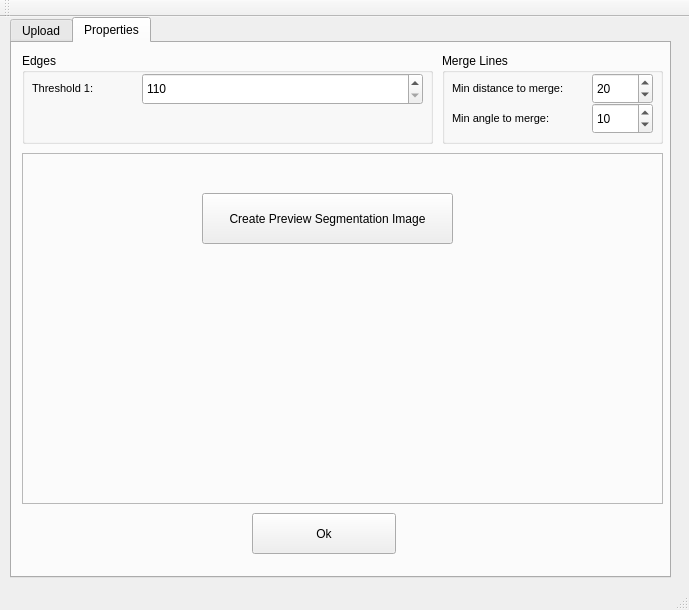
<?xml version="1.0" encoding="UTF-8"?>
<ui version="4.0">
 <class>threshold1_slider</class>
 <widget class="QMainWindow" name="threshold1_slider">
  <property name="windowModality">
   <enum>Qt::NonModal</enum>
  </property>
  <property name="geometry">
   <rect>
    <x>0</x>
    <y>0</y>
    <width>689</width>
    <height>610</height>
   </rect>
  </property>
  <property name="windowTitle">
   <string>SOA</string>
  </property>
  <widget class="QWidget" name="centralWidget">
   <widget class="QTabWidget" name="tabWidget">
    <property name="geometry">
     <rect>
      <x>10</x>
      <y>0</y>
      <width>661</width>
      <height>561</height>
     </rect>
    </property>
    <property name="sizePolicy">
     <sizepolicy hsizetype="Expanding" vsizetype="Expanding">
      <horstretch>30</horstretch>
      <verstretch>30</verstretch>
     </sizepolicy>
    </property>
    <property name="minimumSize">
     <size>
      <width>30</width>
      <height>30</height>
     </size>
    </property>
    <property name="mouseTracking">
     <bool>false</bool>
    </property>
    <property name="tabletTracking">
     <bool>false</bool>
    </property>
    <property name="currentIndex">
     <number>1</number>
    </property>
    <widget class="QWidget" name="tab">
     <attribute name="title">
      <string>Upload</string>
     </attribute>
     <widget class="QToolButton" name="uploadFile">
      <property name="geometry">
       <rect>
        <x>17</x>
        <y>60</y>
        <width>131</width>
        <height>31</height>
       </rect>
      </property>
      <property name="text">
       <string>Choose File</string>
      </property>
     </widget>
     <widget class="QFrame" name="previewPhoto">
      <property name="geometry">
       <rect>
        <x>100</x>
        <y>100</y>
        <width>401</width>
        <height>351</height>
       </rect>
      </property>
      <property name="frameShape">
       <enum>QFrame::StyledPanel</enum>
      </property>
      <property name="frameShadow">
       <enum>QFrame::Raised</enum>
      </property>
     </widget>
     <widget class="QLineEdit" name="UploadFileName">
      <property name="enabled">
       <bool>false</bool>
      </property>
      <property name="geometry">
       <rect>
        <x>160</x>
        <y>62</y>
        <width>471</width>
        <height>31</height>
       </rect>
      </property>
     </widget>
     <widget class="QPushButton" name="NextButton">
      <property name="geometry">
       <rect>
        <x>240</x>
        <y>460</y>
        <width>144</width>
        <height>41</height>
       </rect>
      </property>
      <property name="text">
       <string>Next</string>
      </property>
     </widget>
     <widget class="QLabel" name="label_2">
      <property name="geometry">
       <rect>
        <x>10</x>
        <y>10</y>
        <width>631</width>
        <height>31</height>
       </rect>
      </property>
      <property name="maximumSize">
       <size>
        <width>631</width>
        <height>16777215</height>
       </size>
      </property>
      <property name="font">
       <font>
        <pointsize>10</pointsize>
        <weight>75</weight>
        <bold>true</bold>
       </font>
      </property>
      <property name="text">
       <string>Automatic identification of dendritic trees' morphological parameters</string>
      </property>
     </widget>
    </widget>
    <widget class="QWidget" name="tab_2">
     <attribute name="title">
      <string>Properties</string>
     </attribute>
     <widget class="QGroupBox" name="groupBox_2">
      <property name="geometry">
       <rect>
        <x>10</x>
        <y>10</y>
        <width>411</width>
        <height>91</height>
       </rect>
      </property>
      <property name="title">
       <string>Edges</string>
      </property>
      <widget class="QLabel" name="label_5">
       <property name="geometry">
        <rect>
         <x>10</x>
         <y>19</y>
         <width>141</width>
         <height>33</height>
        </rect>
       </property>
       <property name="font">
        <font>
         <pointsize>8</pointsize>
        </font>
       </property>
       <property name="text">
        <string>Threshold 1:</string>
       </property>
      </widget>
      <widget class="QSplitter" name="splitter">
       <property name="geometry">
        <rect>
         <x>120</x>
         <y>20</y>
         <width>281</width>
         <height>32</height>
        </rect>
       </property>
       <property name="orientation">
        <enum>Qt::Horizontal</enum>
       </property>
       <widget class="QSpinBox" name="threshold1_slider_2">
        <property name="minimum">
         <number>110</number>
        </property>
        <property name="maximum">
         <number>200</number>
        </property>
       </widget>
      </widget>
     </widget>
     <widget class="QGroupBox" name="groupBox_3">
      <property name="geometry">
       <rect>
        <x>430</x>
        <y>10</y>
        <width>221</width>
        <height>91</height>
       </rect>
      </property>
      <property name="title">
       <string>Merge Lines</string>
      </property>
      <widget class="QLabel" name="label_7">
       <property name="geometry">
        <rect>
         <x>10</x>
         <y>19</y>
         <width>281</width>
         <height>33</height>
        </rect>
       </property>
       <property name="font">
        <font>
         <pointsize>8</pointsize>
        </font>
       </property>
       <property name="text">
        <string>Min distance to merge:</string>
       </property>
      </widget>
      <widget class="QLabel" name="label_8">
       <property name="geometry">
        <rect>
         <x>10</x>
         <y>49</y>
         <width>281</width>
         <height>33</height>
        </rect>
       </property>
       <property name="font">
        <font>
         <pointsize>8</pointsize>
        </font>
       </property>
       <property name="text">
        <string>Min angle to merge:</string>
       </property>
      </widget>
      <widget class="QSpinBox" name="min_distance">
       <property name="geometry">
        <rect>
         <x>150</x>
         <y>20</y>
         <width>61</width>
         <height>31</height>
        </rect>
       </property>
       <property name="maximum">
        <number>30</number>
       </property>
       <property name="value">
        <number>20</number>
       </property>
      </widget>
      <widget class="QSpinBox" name="min_angel">
       <property name="geometry">
        <rect>
         <x>150</x>
         <y>50</y>
         <width>61</width>
         <height>31</height>
        </rect>
       </property>
       <property name="maximum">
        <number>30</number>
       </property>
       <property name="value">
        <number>10</number>
       </property>
      </widget>
     </widget>
     <widget class="QPushButton" name="btn_ok">
      <property name="geometry">
       <rect>
        <x>240</x>
        <y>470</y>
        <width>144</width>
        <height>41</height>
       </rect>
      </property>
      <property name="text">
       <string>Ok</string>
      </property>
     </widget>
     <widget class="QFrame" name="threshold1_slider_3">
      <property name="geometry">
       <rect>
        <x>10</x>
        <y>110</y>
        <width>641</width>
        <height>351</height>
       </rect>
      </property>
      <property name="frameShape">
       <enum>QFrame::StyledPanel</enum>
      </property>
      <property name="frameShadow">
       <enum>QFrame::Raised</enum>
      </property>
      <widget class="QPushButton" name="pushButton">
       <property name="geometry">
        <rect>
         <x>180</x>
         <y>40</y>
         <width>251</width>
         <height>51</height>
        </rect>
       </property>
       <property name="text">
        <string>Create Preview Segmentation Image</string>
       </property>
      </widget>
     </widget>
    </widget>
   </widget>
  </widget>
  <widget class="QToolBar" name="mainToolBar">
   <property name="sizePolicy">
    <sizepolicy hsizetype="Expanding" vsizetype="Expanding">
     <horstretch>0</horstretch>
     <verstretch>0</verstretch>
    </sizepolicy>
   </property>
   <property name="autoFillBackground">
    <bool>true</bool>
   </property>
   <attribute name="toolBarArea">
    <enum>TopToolBarArea</enum>
   </attribute>
   <attribute name="toolBarBreak">
    <bool>false</bool>
   </attribute>
  </widget>
  <widget class="QStatusBar" name="statusBar"/>
 </widget>
 <layoutdefault spacing="6" margin="11"/>
 <resources/>
 <connections/>
</ui>
